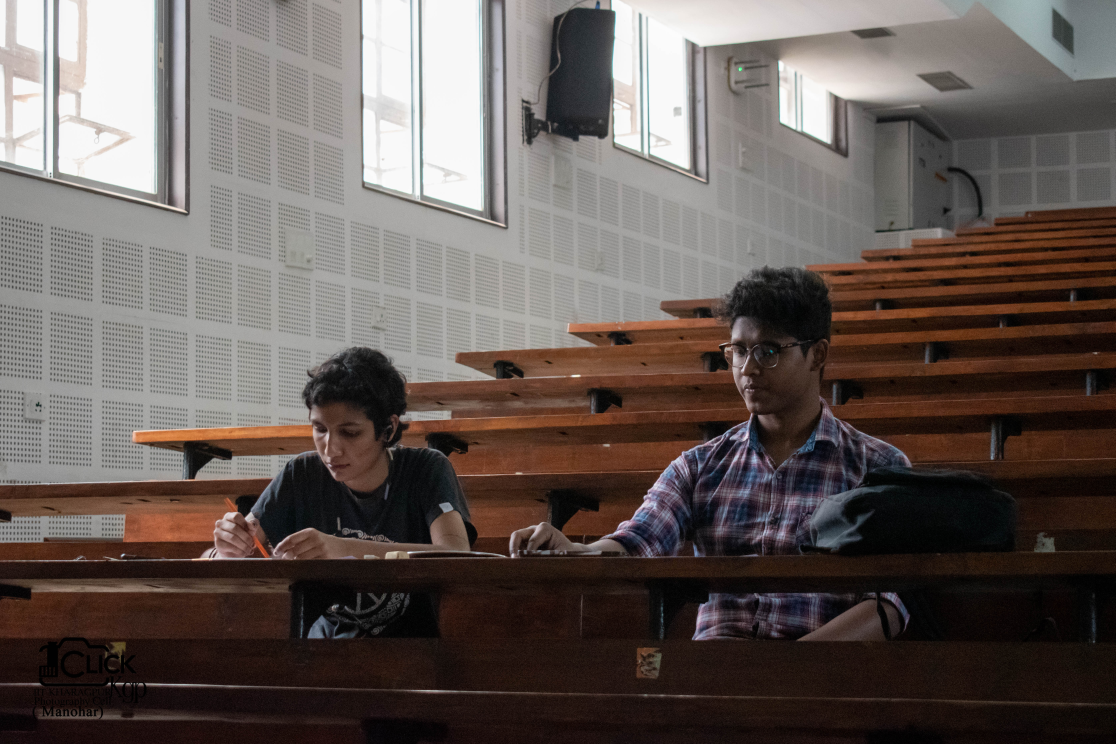
#> input picture input_files/DSC_0166.jpg, 5578 x 3719 px (shown at 1/5 size); its folder holds only this picture in this run
$ python fit.py   (older library calls are emulated)
#> lines starting #> are read from the running program, lines starting #| are printed output that depends on the picture
from PIL import Image
import glob
import os

NEW_SIZE = 3000

# Get new dimensions maintaining aspect ratio
def getNewDim(sizes, newLength):
    width = sizes[0]
    height = sizes[1]
    # print(f"Old {width} {height}")

    if(width > height):
        newWidth = newLength
        newHeight = newWidth * (height / width)
        pass
    else:
        newHeight = newLength
        newWidth = newHeight * (width / height)

    # print(f"New {newWidth} {newHeight}")

    return int(newWidth), int(newHeight)


if __name__ == "__main__":
    print("Ensure that you have placed the images in the `input_files` folder")

    imdir = os.path.join(os.getcwd(), "input_files/")
    extensions = ["jpg", "png", "jpeg"]

    # Step 1: Extract the images one by one
    images = []
    filenames = []
    for e in extensions:
        for file in glob.iglob(f"{imdir}*.{e}", recursive = True):
            filenames.append(file[len(imdir):])
            # print(filenames[-1])
            images.append(file)

    print(f"Got total {len(images)} images")

    print(f"Applyting the transforms")


    ctr = 1
    # Step 2: Perform the transform
    for path, filename in zip(images, filenames):
        curImg = Image.open(path)
#> curImg is the input picture: PIL image 5578x3719 RGB; mean R, G, B 100.3, 90.3, 86.1
        (newWidth, newHeight) = getNewDim(curImg.size, NEW_SIZE)
#> newWidth = 3000; newHeight = 2000

        background = Image.new('RGB', (NEW_SIZE, NEW_SIZE), (255, 255, 255))
#> background: PIL image 3000x3000 RGB; every value is 255
        curImg = curImg.resize((newWidth, newHeight), Image.ANTIALIAS)
#> curImg: PIL image 3000x2000 RGB

        offset = (int(round((NEW_SIZE - newWidth) / 2 , 0)), int(round((NEW_SIZE - newHeight) / 2 , 0)))
#> offset = (0, 500)
        background.paste(curImg, offset)
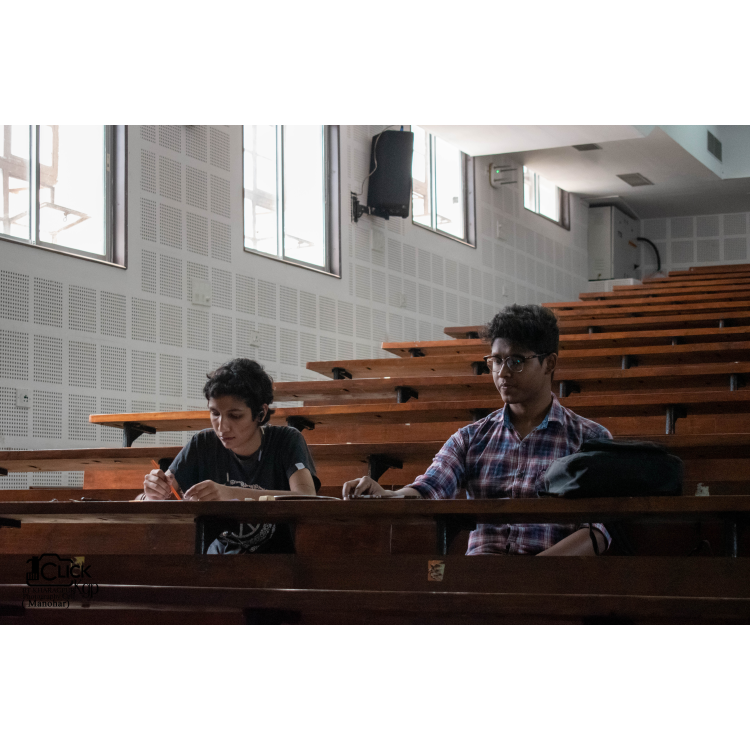
#> background: PIL image 3000x3000 RGB (shown at 1/4 size); mean R, G, B 151.8, 145.2, 142.4

        # Step 3: Store in output_files folder
        background.save(os.path.join(os.getcwd(), f"output_files/{filename}"))

        print(f"{ctr} / {len(images)} done")
        ctr += 1

    # Idea : Maybe make it multithreaded : )
